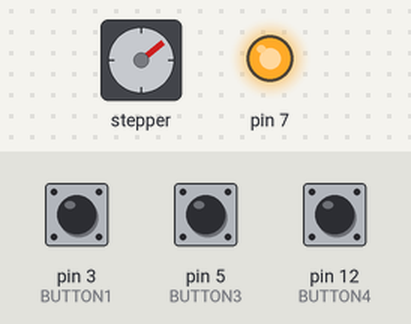
Simulated run of this sketch. Board: Arduino Uno, built with avr-gcc and run on an emulated ATmega328P. Parts: stepper motor, output pins drawn as LEDs (lit = HIGH). The inputs (shaded band) are chosen by the test bench; at power-on: pin 3 (BUTTON1) LOW, pin 12 (BUTTON4) LOW, pin 5 (BUTTON3) LOW. The local clock reads 2024-03-15 10:24:30 at power-on unless the sketch sets it; stepper angles assume 2048 steps per turn.

Above: at 1.2 s.
1.3 s: pin 3 (BUTTON1) pulled HIGH for 0.15 s
At 1.66 s:
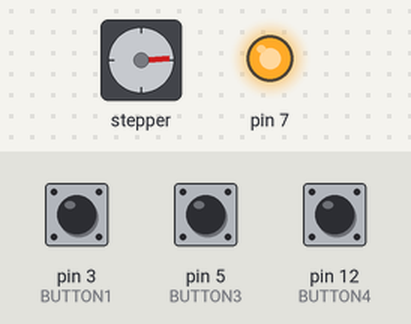
4.3 s: pin 12 (BUTTON4) pulled HIGH for 0.15 s
At 4.69 s:
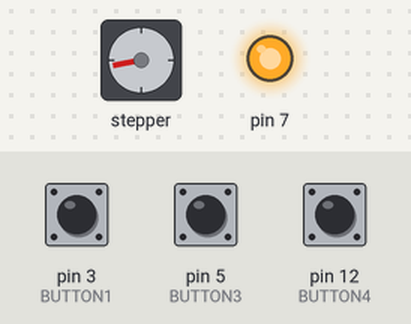
7.3 s: pin 3 (BUTTON1) pulled HIGH for 1 s
At 8.32 s:
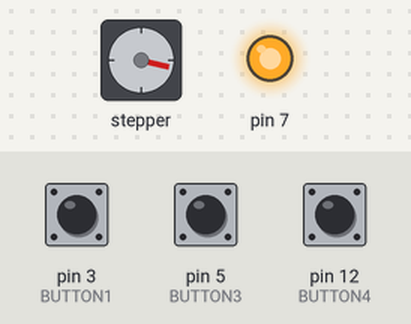
10.3 s: pin 12 (BUTTON4) pulled HIGH for 1 s
Timing chart, 0 to 14.3 s (numbered marks = the images above; inputs shaded):
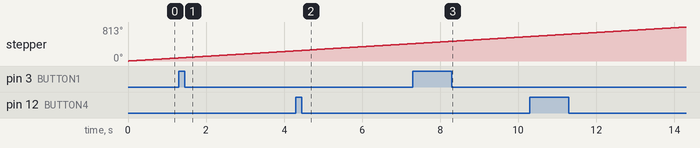

The sketch:

hollow-clock.ino
```cpp
//Includes the Librarys
#include <Stepper.h>
#include <RTClib.h>

#define BUTTON1 3
#define BUTTON2 4
#define BUTTON3 5
#define BUTTON4 12
#define BUTTON5 A0
//RTC variables and stuf
RTC_DS3231 rtc;
int previousSec = 0;
bool button3State = 0;
DateTime now = rtc.now();

float soll;

// Defines the number of steps per rotation
const int stepsPerRevolution = 2048;

int TimeSetEverySec = 1;
float TurnBy = TimeSetEverySec*5.12 ;

// Creates an instance of stepper class
// Pins entered in sequence IN1-IN3-IN2-IN4 for proper step sequence
Stepper myStepper = Stepper(stepsPerRevolution, 8, 10, 9, 11);


void setup() {
    //Stepper Setup
    pinMode(7, OUTPUT);
    Serial.begin(9600);
    digitalWrite(7, HIGH);
    myStepper.setSpeed(10);
    //RTC Setup
    pinMode(BUTTON1, INPUT);
    pinMode(BUTTON2, INPUT);
    pinMode(BUTTON3, INPUT);
    pinMode(BUTTON4, INPUT);
    pinMode(BUTTON5, INPUT);
    rtc.begin();
    DateTime newDT = DateTime(2001, 9, 11, 14, 14, 0);
    rtc.adjust(newDT);
}

void loop() {
 Turn();
 checkButtons();
}

void Turn(){
 soll += TurnBy;
  while(soll>=1){
   myStepper.step(1);
   soll--;
  }
}

void checkButtons() {

  if (digitalRead(BUTTON1)) {
    soll += 307.2;
  }

  // if (digitalRead(BUTTON2)) {
  //  moveBack(1);
  // }

  if (digitalRead(BUTTON4)) {
   soll += 307.2;
  }

  //if (digitalRead(BUTTON5)) {
  //moveBack(60);
  //}

  if (digitalRead(BUTTON3)) {
  button3State = !button3State;
  }

}
```
